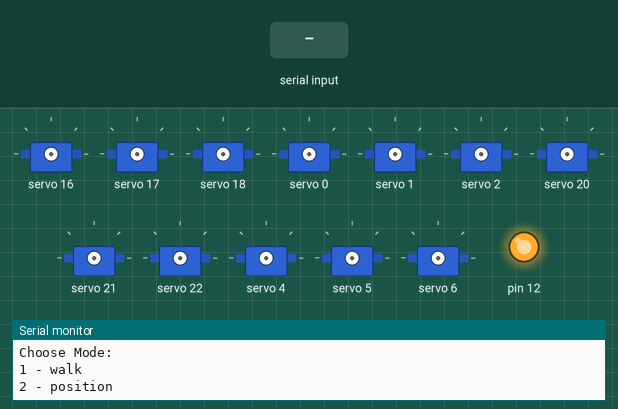
Simulated run of this sketch. Board: Arduino Uno, built with avr-gcc and run on an emulated ATmega328P. Shown: 12 × servo, output pins drawn as LEDs (lit = HIGH), the last lines printed to the serial monitor. The inputs (shaded band) are chosen by the test bench.

Above: at 2.0 s.
2.1 s: "1\n" received over Serial
5.1 s: "2\n" received over Serial
At 6.69 s:
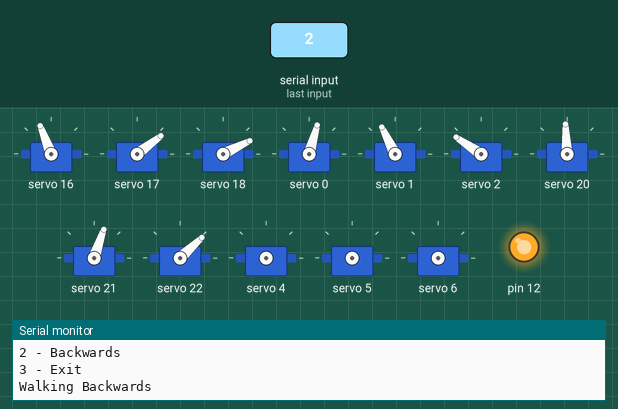
At 7.1 s:
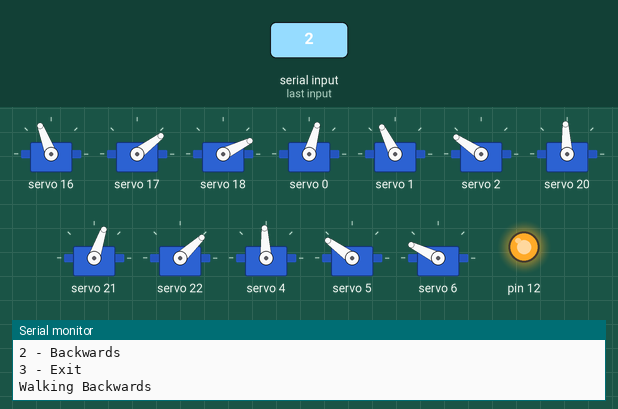
8.1 s: "1,90\n" received over Serial
At 9.2 s:
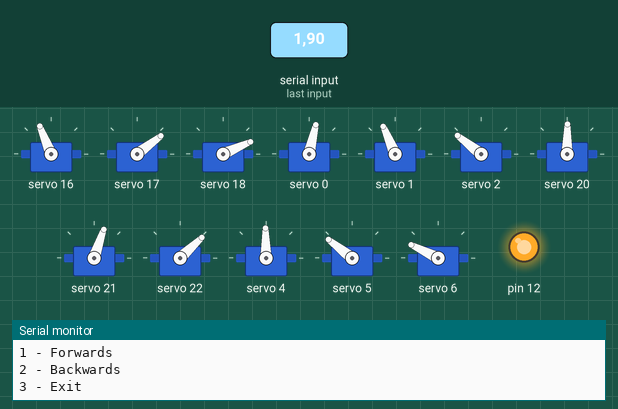
Timing chart, 0 to 11.1 s (numbered marks = the images above; inputs shaded):
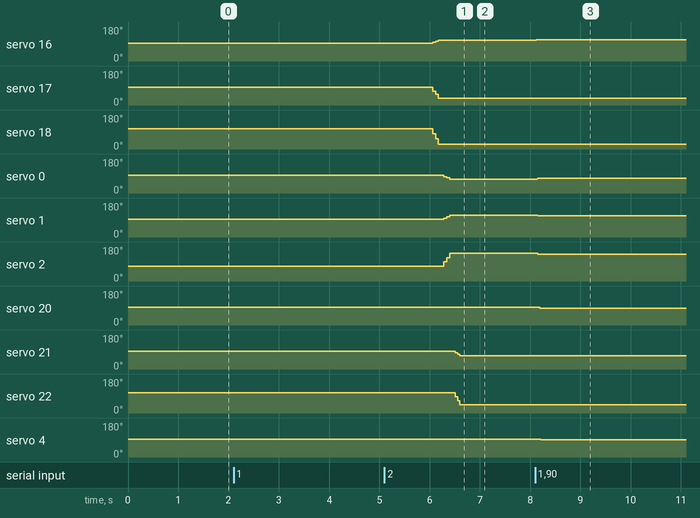

Measured:
- after the input at 5.1 s, servo 16: 93° → 111° after 0.97 s; servo 17: 93° → 37° after 0.97 s; servo 18: 107° → 26° after 0.97 s; servo 0: 93° → 86° after 1.2 s, → 80° 0.06 s later, → 74° 0.06 s later; servo 1: 93° → 100° after 1.2 s, → 108° 0.06 s later, → 116° 0.06 s later
- after the input at 8.1 s, servo 16: 111° → 112° at once; servo 18: 26° → 24° at once; servo 0: 74° → 77° at once; servo 1: 116° → 113° after 0.05 s; servo 2: 146° → 142° after 0.05 s

The sketch:

Hexapod.ino
```cpp
#include <Adafruit_PWMServoDriver.h>
#include <Wire.h>
#include "Vector3f.hpp"
#include "variables.hpp"
#include "Leg.hpp"
#include "Body.hpp"
#include "LegIK.hpp"
#include "LegFK.hpp"
Adafruit_PWMServoDriver pwmCtrlR = Adafruit_PWMServoDriver(0x40);
Adafruit_PWMServoDriver pwmCtrlL = Adafruit_PWMServoDriver(0x41);
Leg leg1(1);
Leg leg2(2);
Leg leg3(3);
Leg leg4(4);
Leg leg5(5);
Leg leg6(6);

Body body;
float t;
float mode;
Vector3f bodyPosition;
int walkMode = 0 ;
int positionMode = 1;
bool modeSelected;
enum class controls{
  STOP = 48,
  FORWARD = 49,
  RIGHT = 50,
  BACKWARD = 51,
  LEFT = 52,
  BODYIK = 53
};

void setup() {
  Wire.begin();
  Serial.begin(9600);
  pwmCtrlR.begin();
  pwmCtrlR.reset();
  pwmCtrlR.setPWMFreq(freq);
  pwmCtrlL.begin();
  pwmCtrlL.reset();
  pwmCtrlL.setPWMFreq(freq);
  pinMode(12,OUTPUT);
  digitalWrite(12, HIGH);
}

void loop() {
  //Serial.print("Bluetooth value: "); Serial.println(walkMode);
  delay(1000);
  Serial.println("Choose Mode: "); Serial.println("1 - walk"); Serial.println("2 - position");
  if(Serial.available() > 0){
    mode = Serial.parseInt();
  }
  if(mode == 1){
    while(true){
      if (Serial.available()){
        walkMode = Serial.parseInt();
      }
      if(t > 1){
        t -= static_cast<int>(t);
      }
      else if(t < 0){
        int truncated = static_cast<int>(t);
        t += (truncated + 1);
      }
      if(walkMode == 1){
        Serial.println("Walking Forwards");
        body.walk(t);
        t += 0.05;
      }
      else if(walkMode == 2){
        Serial.println("Walking Backwards");
        body.walk(t);
        t -= 0.05;
      }
      else if(walkMode == 3){
        Serial.println("Exiting Walk Mode");
        break;
      }
      else{
        Serial.println("Chose Walk Mode"); Serial.println("1 - Forwards"); Serial.println("2 - Backwards"); Serial.println("3 - Exit");
        delay(1000);
      }
    }
  }
  if(mode == 2){
    float x,y, radius = 2.5;
    Vector3f position;
    while(true){
      if(Serial.available()){
        positionMode = Serial.parseInt();
      }
      if(positionMode == 1){
        Serial.println("Circling");
        for (int i = 0; i < 360; i+= 6){
        float a = i * 2 * PI / 360;
          position.x = cos(a) * radius;
          position.y = sin(a) * radius;
          //body.positionAt(Vector3f(x,y,0));
          body.positionAt(position);
        }
      }
      else if(positionMode == 2){
        Serial.println("Exiting Position Mode");
        break;
      }
      else{
        Serial.println("Chose Position Mode"); Serial.println("1 - Circle CCW"); Serial.println("2 - Exit");
        delay(1000);
      }
    }
  }
}
```

Body_positionAt.cpp
```cpp
#include "Body.hpp"

void Body::positionAt(Vector3f p){
  Vector3f legHomePosition_coordinates = LegFK(legHomePosition);
  Vector3f temp;
  Vector3f newPositions[6];
  float z = -p.z + legHomePosition_coordinates.z;
  for(int i = 0; i < 6; i++){
    newPositions[i].z = z;
  }
  newPositions[0].x = cos(bodyAngle_rad) * (-p.x) - sin(bodyAngle_rad) * (-p.y) + legHomePosition_coordinates.x; //from body coordinate system to leg coordinate system
  newPositions[0].y = sin(bodyAngle_rad) * (p.x) + cos(bodyAngle_rad) * (-p.y) + legHomePosition_coordinates.y;


  newPositions[1].x = cos(-bodyAngle_rad) * (p.x) - sin(-bodyAngle_rad) * (p.y) + legHomePosition_coordinates.x;
  newPositions[1].y = sin(-bodyAngle_rad) * (p.x) + cos(-bodyAngle_rad) * (p.y) + legHomePosition_coordinates.y;

  newPositions[2].x = -p.x + legHomePosition_coordinates.x;
  newPositions[2].y = -p.y + legHomePosition_coordinates.y;

  newPositions[3].x = p.x + legHomePosition_coordinates.x;
  newPositions[3].y = p.y + legHomePosition_coordinates.y;

  newPositions[4].x = cos(-bodyAngle_rad) * (-p.x) - sin(-bodyAngle_rad) * (-p.y) + legHomePosition_coordinates.x;
  newPositions[4].y = sin(-bodyAngle_rad) * (-p.x) + cos(-bodyAngle_rad) * (-p.y) + legHomePosition_coordinates.y;

  newPositions[5].x = cos(bodyAngle_rad) * (p.x) - sin(bodyAngle_rad) * (p.y) + legHomePosition_coordinates.x;
  newPositions[5].y = sin(bodyAngle_rad) * (p.x) + cos(bodyAngle_rad) * (p.y) + legHomePosition_coordinates.y;

  for(float t = 0; t <= 1; t += 1){
    temp = lerp(prevPositions[0], newPositions[0], t);
    legs[0].positionAt(temp);
    temp = lerp(prevPositions[1], newPositions[1], t);
    legs[1].positionAt(temp);
    temp = lerp(prevPositions[2], newPositions[2], t);
    legs[2].positionAt(temp);
    temp = lerp(prevPositions[3], newPositions[3], t);
    legs[3].positionAt(temp);
    temp = lerp(prevPositions[4], newPositions[4], t);
    legs[4].positionAt(temp);
    temp = lerp(prevPositions[5], newPositions[5], t);
    legs[5].positionAt(temp);
  }
  for(int i = 0; i < 6; i++){
    prevPositions[i] = newPositions[i];
  }
  position = p;
}
```

Body_walk.cpp
```cpp
#include "Body.hpp"

void Body::walk(float t){
  Vector3f tempVector;
  Vector3f rotatedVector1;
  Vector3f rotatedVector2;
  const float x_offset = 8;
  const float y_offset = 10;
  const float phaseShift = 0.5;
  const float a = cos(bodyAngle_rad), b = -sin(bodyAngle_rad);
  const float c = sin(bodyAngle_rad), d = cos(bodyAngle_rad);
  float home = 0.5/6.f; //So trace doesent starts at home instead of point I.
  tempVector = walkCycle.trace(home+1-t + phaseShift);
  //LEG 1
  rotatedVector1.x = a*tempVector.x + b*tempVector.y;
  rotatedVector1.y = c*tempVector.x + d*tempVector.y;
  rotatedVector1.z = tempVector.z;
  rotatedVector1.add(x_offset, -y_offset, 0);
  legs[0].positionAt(rotatedVector1);
  //LEG 2
  tempVector = walkCycle.trace(home+t);
  rotatedVector2.x = a*tempVector.x - b*tempVector.y;
  rotatedVector2.y = -c*tempVector.x + d*tempVector.y;
  rotatedVector2.z = tempVector.z;
  rotatedVector2.add(x_offset, y_offset, 0);
  legs[1].positionAt(rotatedVector2);
  //LEG 3
  legs[2].positionAt(walkCycle.trace(home-t));
  //LEG 4
  legs[3].positionAt(walkCycle.trace(home+t + phaseShift));
  //LEG 5
  tempVector = walkCycle.trace(home+phaseShift-t);
  rotatedVector2.x = a*tempVector.x - b*tempVector.y;
  rotatedVector2.y = -c*tempVector.x + d*tempVector.y;
  rotatedVector2.z = tempVector.z;
  rotatedVector2.add(x_offset, y_offset, 0);
  legs[4].positionAt(rotatedVector2);
  //LEG 6
  tempVector = walkCycle.trace(home+t);
  rotatedVector1.x = a*tempVector.x + b*tempVector.y;
  rotatedVector1.y = c*tempVector.x + d*tempVector.y;
  rotatedVector1.z = tempVector.z;
  rotatedVector1.add(x_offset,-y_offset, 0);
  legs[5].positionAt(rotatedVector1);

}

void Body::walk(float t, float velocity){
  Vector3f tempVector;
  Vector3f rotatedVector1;
  Vector3f rotatedVector2;
  const float x_offset = 8;
  const float y_offset = 10;
  const float phaseShift = 0.5;
  const float a = cos(bodyAngle_rad), b = -sin(bodyAngle_rad);
  const float c = sin(bodyAngle_rad), d = cos(bodyAngle_rad);
  float home = 0.5/6.f; //So trace doesent starts at home instead of point I.
  tempVector = walkCycle.trace(home+1-t + phaseShift);
  //LEG 1
  rotatedVector1.x = a*tempVector.x + b*tempVector.y;
  rotatedVector1.y = c*tempVector.x + d*tempVector.y;
  rotatedVector1.z = tempVector.z;
  rotatedVector1.add(x_offset, -y_offset, 0);
  legs[0].positionAt(rotatedVector1, velocity);
  //LEG 2
  tempVector = walkCycle.trace(home+t);
  rotatedVector2.x = a*tempVector.x - b*tempVector.y;
  rotatedVector2.y = -c*tempVector.x + d*tempVector.y;
  rotatedVector2.z = tempVector.z;
  rotatedVector2.add(x_offset, y_offset, 0);
  legs[1].positionAt(rotatedVector2, velocity);
  //LEG 3
  legs[2].positionAt(walkCycle.trace(home-t), velocity);
  //LEG 4
  legs[3].positionAt(walkCycle.trace(home+t + phaseShift), velocity);
  //LEG 5
  tempVector = walkCycle.trace(home+phaseShift-t);
  rotatedVector2.x = a*tempVector.x - b*tempVector.y;
  rotatedVector2.y = -c*tempVector.x + d*tempVector.y;
  rotatedVector2.z = tempVector.z;
  rotatedVector2.add(x_offset, y_offset, 0);
  legs[4].positionAt(rotatedVector2, velocity);
  //LEG 6
  tempVector = walkCycle.trace(home+t);
  rotatedVector1.x = a*tempVector.x + b*tempVector.y;
  rotatedVector1.y = c*tempVector.x + d*tempVector.y;
  rotatedVector1.z = tempVector.z;
  rotatedVector1.add(x_offset,-y_offset, 0);
  legs[5].positionAt(rotatedVector1, velocity);

}
```

LegFK.cpp
```cpp
#include "LegFK.hpp"

Vector3f LegFK(Vector3f v){
  float j1 = cos(v.y /180 * PI)*femurLength;
  float z1 = sin(v.y /180 * PI)*femurLength;

  float j2 = cos((v.y + v.z) /180 * PI)*tibiaLength;
  float z2 = sin((v.y + v.z) /180 * PI)*tibiaLength;

  float x = cos(v.x /180 * PI)*(j1 + j2 + coxaLength);
  float y = sin(v.x /180 * PI)*(j1 + j2 + coxaLength);
  float z = z1 + z2;
  Vector3f result(x,y,z);
  return result;
  }
```

LegIK.cpp
```cpp
#include "LegIK.hpp"


Vector3f LegIK(Vector3f p){
  float j =  sqrt(pow(p.x, 2) + pow(p.y,2));
  float L = sqrt(pow(j-coxaLength, 2) + pow(p.z,2));

  if(L >= femurLength + tibiaLength){
    Serial.println("Error: Coordinate out of reach");
  }
  else{
    Vector3f angles;
    angles.x = (p.x != 0) ? atan(p.y/p.x) / PI * 180: 0;
    float gamma = acos((pow(femurLength,2) + pow(tibiaLength,2) - pow(L,2))/(2*femurLength*tibiaLength))/ PI * 180;
    angles.z = gamma - 180;
    float alpha = atan(p.z/(j-coxaLength));
    float beta = acos(((pow(L,2) + pow(femurLength,2) - pow(tibiaLength,2))/(2*L*femurLength)));
    angles.y = (alpha + beta) / PI * 180;
    return(angles);
  }

}
```

Leg_positionAt.cpp
```cpp
#include "Leg.hpp"

void Leg::positionAt(Vector3f p){
  float j1, j2, j3;
  float alpha, beta, gamma;
  float j =  sqrt(pow(p.x, 2) + pow(p.y,2));
  float L = sqrt(pow(j-coxaLength, 2) + pow(p.z,2));

  if(L>= femurLength+tibiaLength){
    Serial.print("Error: Leg "); Serial.print(legID); Serial.println(" coordinates out of reach.");
  }
  else{
    j1 = (p.x != 0) ? atan(p.y/p.x) / PI * 180 : 0;
    gamma = acos((pow(femurLength,2) + pow(tibiaLength,2) - pow(L,2))/(2*femurLength*tibiaLength))/ PI * 180; //cos theorem
    j3 = gamma - 180;
    alpha = atan(p.z/(j-coxaLength));
    beta = acos(((pow(L,2) + pow(femurLength,2) - pow(tibiaLength,2))/(2*L*femurLength)));
    j2 = (alpha + beta) / PI * 180;
    if(-90 <= j1 && j1 <= 90 && -135 <= j2 && j2 <= 135 && -135 - tibiaAngle <= j3 && j3 <= 135 - tibiaAngle){
      prevJointAngles.x = jointAngles.x;
      prevJointAngles.y = jointAngles.y;
      prevJointAngles.z = jointAngles.z;
      jointAngles.x = j1;
      jointAngles.y = j2;
      jointAngles.z = j3;
      update();
    }
    else{
      Serial.print("Error: Leg "); Serial.print(legID); Serial.print(" Trying to rotate further than Servo allows: ");
      Serial.print(j1); Serial.print(" "); Serial.print(j2); Serial.print(" "); Serial.println(j3);
    }
  }
}

void Leg::positionAt(Vector3f p, float velocity){
  float j1, j2, j3;
  float alpha, beta, gamma;
  float j =  sqrt(pow(p.x, 2) + pow(p.y,2));
  float L = sqrt(pow(j-coxaLength, 2) + pow(p.z,2));

  if(L>= (femurLength+tibiaLength+coxaLength)){
    Serial.print("Error: Leg "); Serial.print(legID); Serial.println(" coordinates out of reach.");
  }
  else{
    j1 = (p.x != 0) ? atan(p.y/p.x) / PI * 180 : 0;
    gamma = acos((pow(femurLength,2) + pow(tibiaLength,2) - pow(L,2))/(2*femurLength*tibiaLength))/ PI * 180; //cos theorem
    j3 = gamma - 180;
    alpha = atan(p.z/(j-coxaLength));
    beta = acos(((pow(L,2) + pow(femurLength,2) - pow(tibiaLength,2))/(2*L*femurLength)));
    j2 = (alpha + beta) / PI * 180;
    if(-90 <= j1 && j1 <= 90 && -135 <= j2 && j2 <= 135 && -135 - tibiaAngle <= j3 && j3 <= 135 - tibiaAngle)
    {
      prevJointAngles.x = jointAngles.x;
      prevJointAngles.y = jointAngles.y;
      prevJointAngles.z = jointAngles.z;
      jointAngles.x = j1;
      jointAngles.y = j2;
      jointAngles.z = j3;
      update(velocity);
    }
    else{
      Serial.print("Error: Leg "); Serial.print(legID); Serial.print(" Trying to rotate further than Servo allows: ");
      Serial.print(j1); Serial.print(" "); Serial.print(j2); Serial.print(" "); Serial.println(j3);
    }
  }
}
```

Leg_rotate.cpp
```cpp
#include "Leg.hpp"

void Leg::rotate(float roll, float pitch, float yaw){
  Vector3f currentLegPosition = LegFK(jointAngles);
  Vector3f B_currentLegPosition;
  B_currentLegPosition.x = cos(bodyAngle_rad)*(currentLegPosition.x) - sin(bodyAngle_rad)*(currentLegPosition.y) + farCoxaOffsetX;
  B_currentLegPosition.y = sin(bodyAngle_rad)*(currentLegPosition.x) + cos(bodyAngle_rad)*(currentLegPosition.y) + farCoxaOffsetY;
  B_currentLegPosition.z = currentLegPosition.z;

  float tmp_x = B_currentLegPosition.x;
  float tmp_y = B_currentLegPosition.y;
  float tmp_z = B_currentLegPosition.z;

  //roll
  float y_roll = tmp_y * cos(roll/180*PI) - tmp_z * sin(roll/180*PI);
  float z_roll = tmp_y * sin(roll/180*PI) + tmp_z * cos(roll/180*PI);

  tmp_y = y_roll;
  tmp_z = z_roll;

  //pitch
  float x_pitch = tmp_x * cos(pitch/180*PI) - tmp_z * sin(pitch/180*PI);
  float z_pitch = tmp_x * sin(pitch/180*PI) + tmp_z * cos(pitch/180*PI);

  tmp_x = x_pitch;
  tmp_z = z_pitch;

  //yaw
  float x_yaw = tmp_x * cos(yaw/180*PI) - tmp_y * sin(yaw/180*PI);
  float y_yaw = tmp_x * sin(yaw/180*PI) + tmp_y * cos(yaw/180*PI);

  tmp_x = cos(-bodyAngle_rad)*(x_yaw - farCoxaOffsetX) - sin(-bodyAngle_rad)*(y_yaw - farCoxaOffsetX) ;
  tmp_y = sin(-bodyAngle_rad)*(x_yaw - farCoxaOffsetY) + cos(-bodyAngle_rad)*(y_yaw - farCoxaOffsetY) ;
  positionAt(Vector3f(tmp_x, tmp_y, tmp_z));
}
```

TriangularPath_trace.cpp
```cpp
#include "TriangularPath.hpp"

Vector3f TriangularPath::trace(float t)
{

  if(t > 1){
    t -= static_cast<int>(t);
  }
  else if(t < 0){
    int truncated = static_cast<int>(t);
    t += (truncated + 1);
  }
  float i = t*6 ;
  if(i >= 0 && i <= 1){
    return(lerp(Point_I, Point_A, t*6));
  }
  else if(i > 1  && i <= 2){
    return(bezier_2(Point_A, Point_B, Point_C, t*6-1));
  }

  else if(i > 2  && i <= 3){
    return(lerp(Point_C, Point_D, t*6-2));
  }

  else if(i > 3  && i <= 4){
    return(bezier_2(Point_D, Point_E, Point_F, t*6-3));
  }

  else if(i > 4  && i <= 5){
    return(lerp(Point_F, Point_G, t*6-4));
  }

  else if(i > 5  && i <= 6){
    return(bezier_2(Point_G, Point_H, Point_I, t*6-5));
  }

  else
  {
    Serial.println("TraingularPath::Trace only takes values between 0 - 1");
  }
}
```

bezier_2.cpp
```cpp
#include "bezier_2.hpp"

Vector3f bezier_2(Vector3f A, Vector3f B, Vector3f C, float t){
  Vector3f result = lerp(lerp(A, B, t), lerp(B, C, t), t);
  return(result);
}
```

dtopw.cpp
```cpp
#include "dtopw.hpp"

float dtopw(float deg) //-135 to +135
{
  float result = (SERVOMAX-SERVOMIN)/270*deg+SERVOREST;
  //float result = (SERVOMAX-SERVOMIN)/270*(deg + angleOffset) + SERVOMIN; //alternative formula
  if(result >= SERVOMIN && result <= SERVOMAX){
    return result;
  }
  else{
    Serial.println("Error: Pulse width out of range");
  }
}
```

leg_Update.cpp
```cpp
#include "Leg.hpp"
void Leg::update(){
  int servoIndex = 0;
  float timeIterator = 1/stepsPerUpdate;
  Vector3f location(LegFK(jointAngles));
  Vector3f prevLocation(LegFK(prevJointAngles));
  float travelDistance = sqrt(pow(location.x - prevLocation.x, 2) + pow(location.y - prevLocation.y, 2) + pow(location.z - prevLocation.z, 2));
  float travelTime = (travelDistance / legVelocity) * 1000; // s -> ms
  float delayPerIteration = travelTime / stepsPerUpdate;
  // Serial.print("distance: "); Serial.print(travelDistance);
  // Serial.print("\t Travel Time:"); Serial.print(travelTime);
  // Serial.print("\tSteps: "); Serial.print(stepsPerUpdate);
  // Serial.print("\tdelay Per Step: "); Serial.println(delayPerIteration);

  if(legID % 2 == 1)  // Odd legIDs (left side)
  {
    servoIndex = ((legID+1)/2 -1)*4;

    for(float t = 0; t <= 1; t += timeIterator){
      pwmCtrlL.setPWM(servoIndex, 0 , dtopw(prevJointAngles.x + (jointAngles.x-prevJointAngles.x)*t));
      pwmCtrlL.setPWM(servoIndex + 1, 0, dtopw(-(prevJointAngles.y + (jointAngles.y- prevJointAngles.y)*t)));
      pwmCtrlL.setPWM(servoIndex + 2, 0, dtopw(prevJointAngles.z + (jointAngles.z-prevJointAngles.z)*t + tibiaAngle));
      delay(delayPerIteration);
    }
  }

  else if(legID % 2 == 0) // Even LegIDs (right side)
  {
    servoIndex = (legID/2 -1)*4;
    for(float t = 0; t <= 1; t += timeIterator){
      pwmCtrlR.setPWM(servoIndex, 0, dtopw(prevJointAngles.x + (jointAngles.x-prevJointAngles.x)*t));
      pwmCtrlR.setPWM(servoIndex + 1, 0, dtopw(prevJointAngles.y + (jointAngles.y- prevJointAngles.y)*t));
      pwmCtrlR.setPWM(servoIndex + 2, 0, dtopw(-(prevJointAngles.z + (jointAngles.z-prevJointAngles.z)*t + tibiaAngle)));
      delay(delayPerIteration);
    }
  }
}

void Leg::update(float velocity){
  int servoIndex = 0;
  float timeIterator = 1/stepsPerUpdate;
  float delayPerIteration;
  if(velocity != 0){
    Vector3f location(LegFK(jointAngles));
    Vector3f prevLocation(LegFK(prevJointAngles));
    float travelDistance = sqrt(pow(location.x - prevLocation.x, 2) + pow(location.y - prevLocation.y, 2) + pow(location.z - prevLocation.z, 2));
    float travelTime = (travelDistance / velocity) * 1000; // s -> ms
    delayPerIteration = travelTime / stepsPerUpdate;
  }
  else{
    delayPerIteration = 0;
  }
  if(legID % 2 == 1)  // Odd legIDs (left side)
  {
    servoIndex = ((legID+1)/2 -1)*4;
    for(float t = 0; t <= 1; t += timeIterator){
      pwmCtrlL.setPWM(servoIndex, 0 , dtopw(prevJointAngles.x + (jointAngles.x-prevJointAngles.x)*t));
      pwmCtrlL.setPWM(servoIndex + 1, 0, dtopw(-(prevJointAngles.y + (jointAngles.y- prevJointAngles.y)*t)));
      pwmCtrlL.setPWM(servoIndex + 2, 0, dtopw(prevJointAngles.z + (jointAngles.z-prevJointAngles.z)*t + tibiaAngle));
      delay(delayPerIteration);
    }
  }
  else if(legID % 2 == 0) // Even LegIDs (right side)
  {
    servoIndex = (legID/2 -1)*4;
    for(float t = 0; t <= 1; t += timeIterator){
      pwmCtrlR.setPWM(servoIndex, 0, dtopw(prevJointAngles.x + (jointAngles.x-prevJointAngles.x)*t));
      pwmCtrlR.setPWM(servoIndex + 1, 0, dtopw(prevJointAngles.y + (jointAngles.y- prevJointAngles.y)*t));
      pwmCtrlR.setPWM(servoIndex + 2, 0, dtopw(-(prevJointAngles.z + (jointAngles.z-prevJointAngles.z)*t + tibiaAngle)));
      delay(delayPerIteration);
    }
  }
}
```

lerp.cpp
```cpp
#include "lerp.hpp"

Vector3f lerp(Vector3f A, Vector3f B, float t){
  Vector3f result;
  result.x  = (1-t)*A.x + B.x*t;
  result.y  = (1-t)*A.y + B.y*t;
  result.z  = (1-t)*A.z + B.z*t;
  return(result);
}
```

Source omitted: setJointAngle.cpp (449 bytes)
